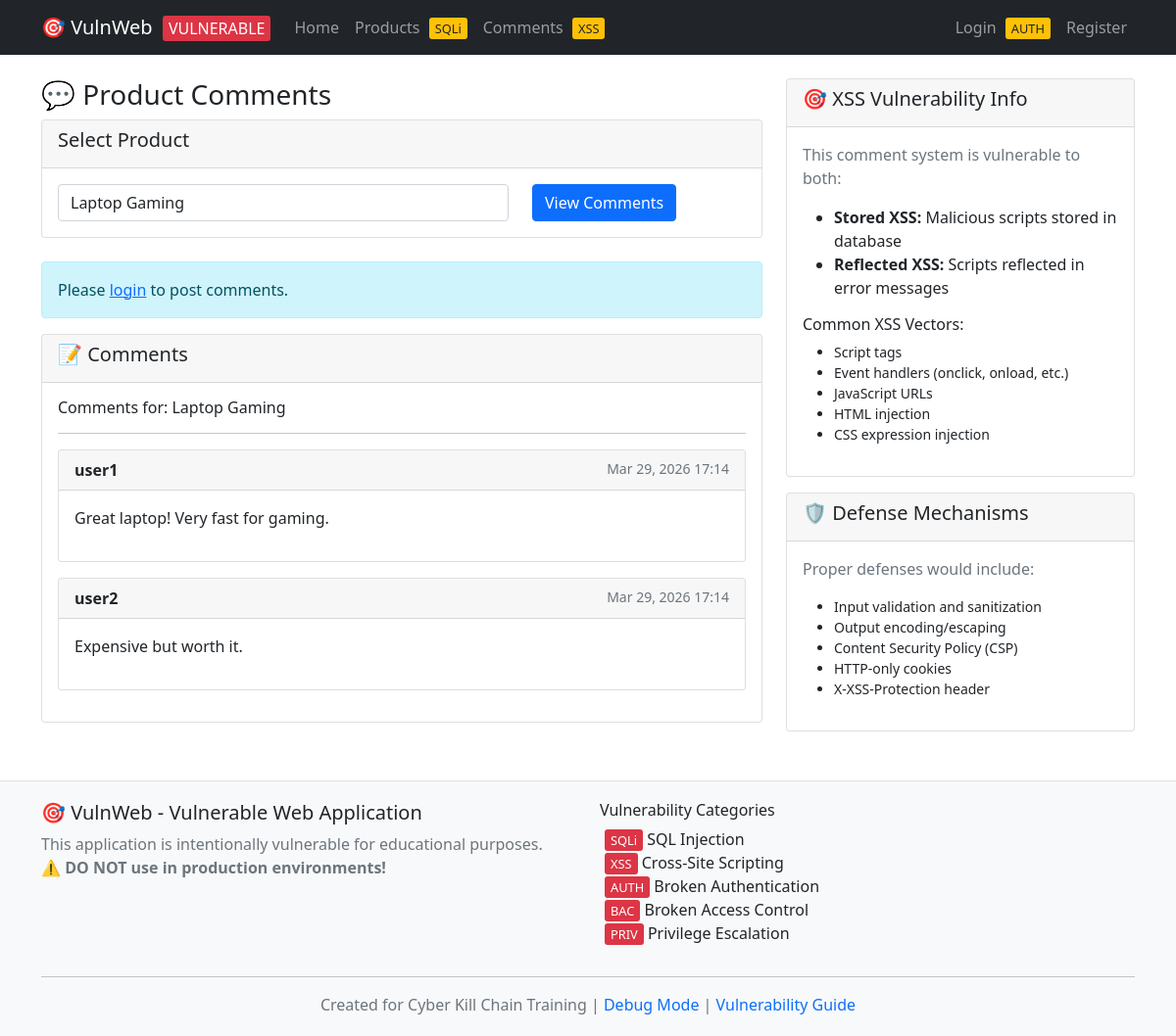
The app's page /comments.php, older data.
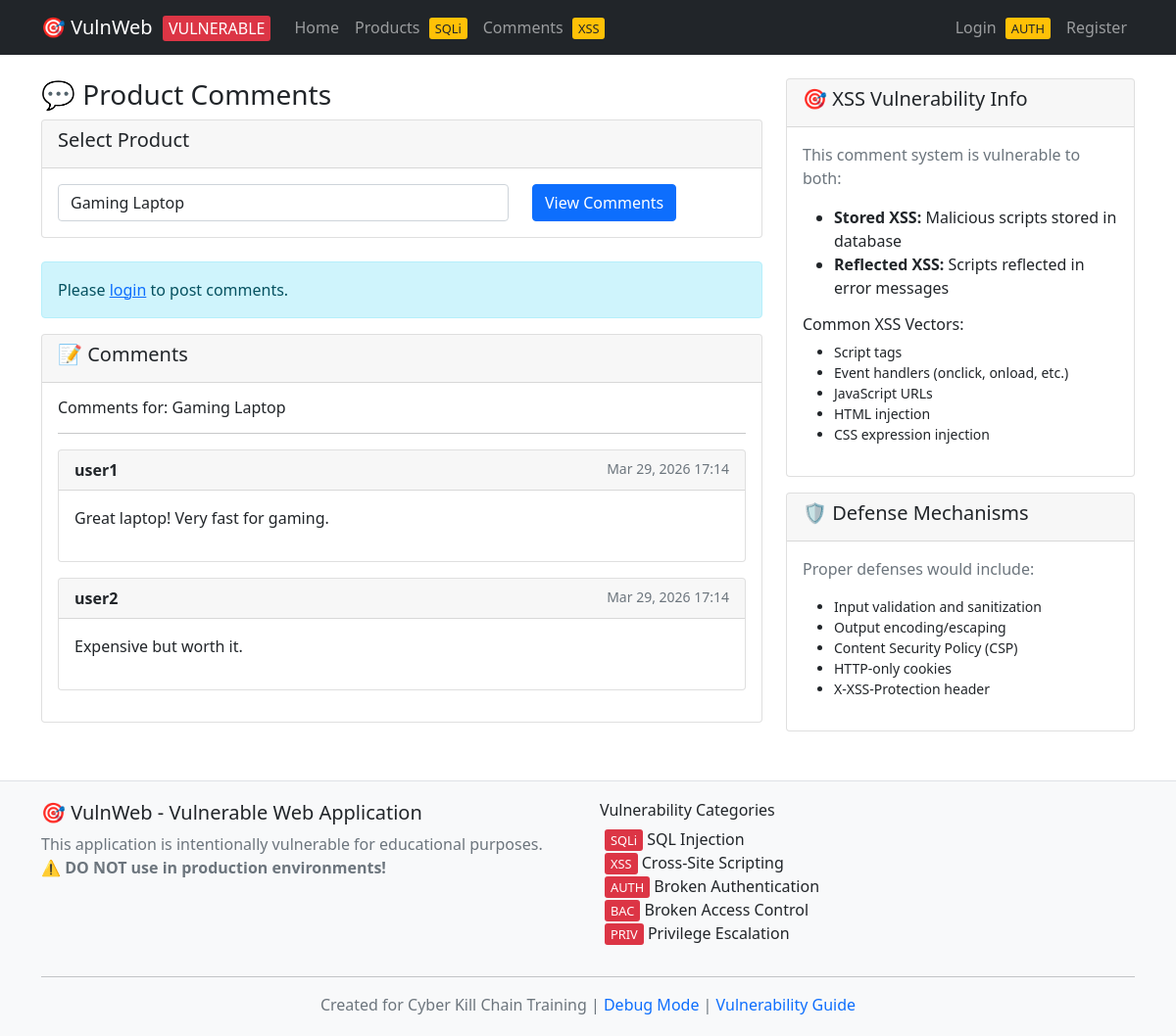
The same page, newer data.
### tables this page shows
CREATE TABLE products (
    id INT AUTO_INCREMENT PRIMARY KEY,
    name VARCHAR(100) NOT NULL,
    description TEXT,
    price DECIMAL(10,2),
    category VARCHAR(50),
    created_at TIMESTAMP DEFAULT CURRENT_TIMESTAMP
);

### src/comments.php (the view, shortened to what the changed rows need)
<?php
$product_id = $_GET['product_id'] ?? 1;
include 'header.php';
?>
<div class="row">
    <div class="col-md-8">
        <div class="card mb-4">
            <div class="card-body">
                <form method="GET" action="comments.php">
                    <div class="row">
                        <div class="col-md-8">
                            <select class="form-control" name="product_id" onchange="this.form.submit()">
                                <?php
                                $conn = getConnection();
                                $products_query = "SELECT id, name FROM products ORDER BY name";
                                $products_result = $conn->query($products_query);
                                while ($product = $products_result->fetch_assoc()) {
                                    $selected = $product['id'] == $product_id ? 'selected' : '';
                                    echo "<option value='{$product['id']}' $selected>{$product['name']}</option>";
                                }
                                ?>
                            </select>
                        </div>
                    </div>
                </form>
            </div>
        </div>
        <div class="card">
            <div class="card-body">
                <?php
                $conn = getConnection();
                $product_query = "SELECT name FROM products WHERE id = $product_id";
                $product_result = $conn->query($product_query);
                $product_name = $product_result ? $product_result->fetch_assoc()['name'] : 'Unknown Product';
                echo "<h6>Comments for: " . htmlspecialchars($product_name) . "</h6><hr>";
                $comments_query = "SELECT c.*, u.username FROM comments c
                                 JOIN users u ON c.user_id = u.id
                                 WHERE c.product_id = $product_id
                                 ORDER BY c.created_at DESC";
                $comments_result = $conn->query($comments_query);
                if ($comments_result && $comments_result->num_rows > 0) {
                    while ($comment = $comments_result->fetch_assoc()) {
                        ?>
                        <div class="card mb-3">
                            <div class="card-header d-flex justify-content-between">
                            </div>
                            <div class="card-body">
                            </div>
                        </div>
                        <?php
                    }
                } else {
                    echo "<div class='alert alert-info'>No comments yet for this product. Be the first to comment!</div>";
                }
                ?>
            </div>
        </div>
    </div>
</div>
<?php include 'footer.php'; ?>

Row changes from the older to the newer data that the page shows:
changed products: name "Laptop Gaming" → "Gaming Laptop"
Text that changed along with them:
form field product_id: "Laptop Gaming" → "Gaming Laptop"
